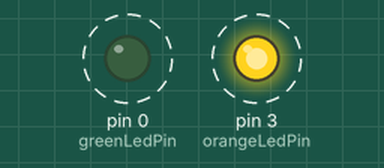
Simulated run of this sketch. Board: Arduino Uno, built with avr-gcc and run on an emulated ATmega328P. On the bench: output pins drawn as LEDs (lit = HIGH). Dashed ring = blinking.

Above: at 0.2 s.
Timing chart, 0 to 3.0 s (numbered marks = the images above):
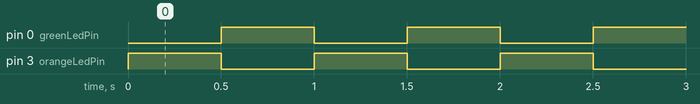

The sketch:

IOTests.ino
```cpp
/*
   I/O capabilities demonstration
*/
const int greenLedPin = 0;
const int orangeLedPin = 3;
const int wait = 500;

// the setup function runs once when you press reset or power the board
void setup() {
  pinMode(greenLedPin, OUTPUT);
  pinMode(orangeLedPin, OUTPUT);
}

// the loop function runs over and over again forever
void loop() {
  digitalWrite(orangeLedPin, HIGH);   // turn the LED on (HIGH is the voltage level)
  digitalWrite(greenLedPin, LOW);    // turn the LED off by making the voltage LOW
  delay(wait);              // wait
  digitalWrite(orangeLedPin, LOW);   // turn the LED on (HIGH is the voltage level)
  digitalWrite(greenLedPin, HIGH);    // turn the LED off by making the voltage LOW
  delay(wait);
}
```

Measured:
- by itself, pin 0 (greenLedPin), pin 3 (orangeLedPin): alternates HIGH for 0.50 s and LOW for 0.50 s
